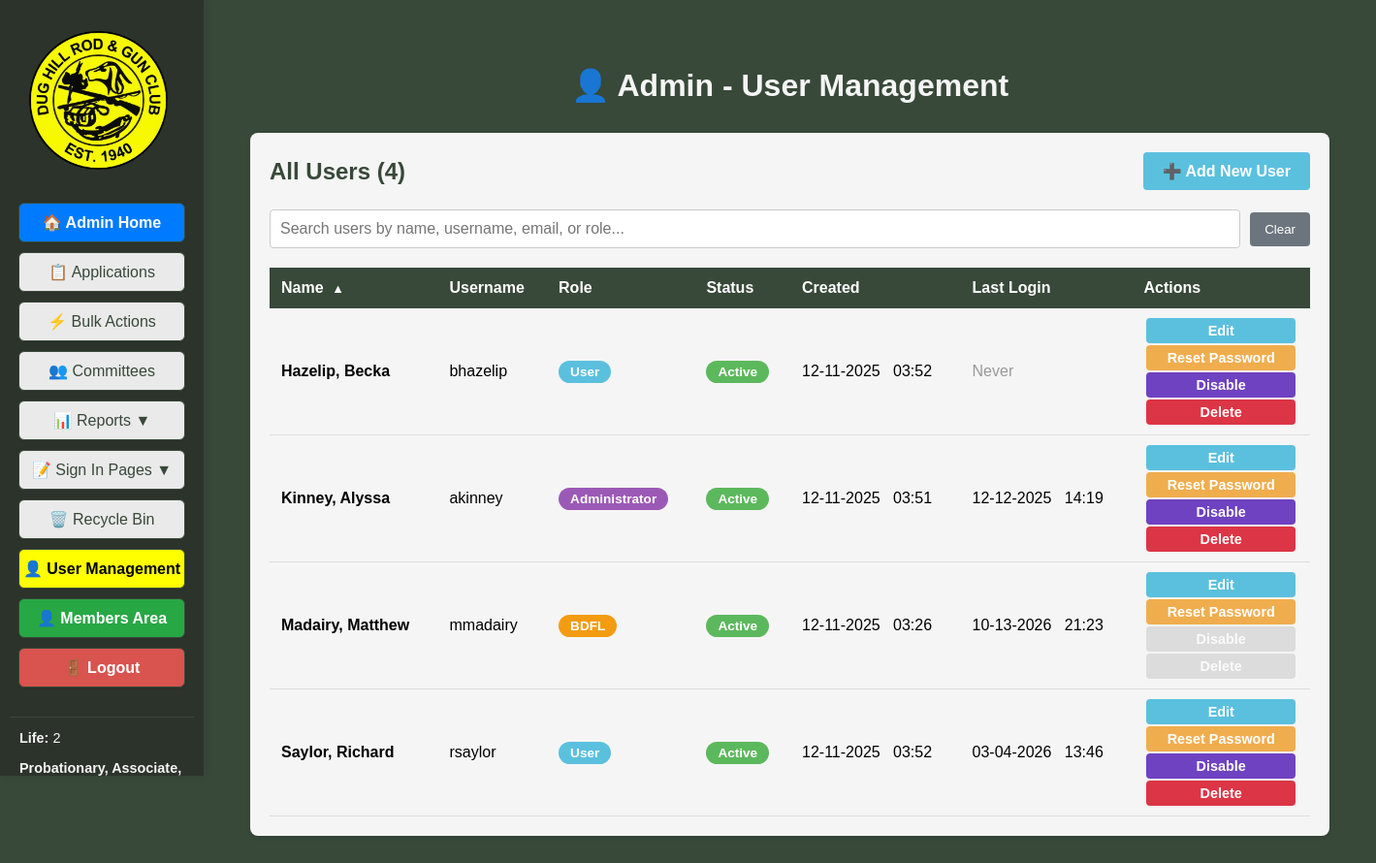
/admin/users (signed in), run on an earlier commit of the app's database.
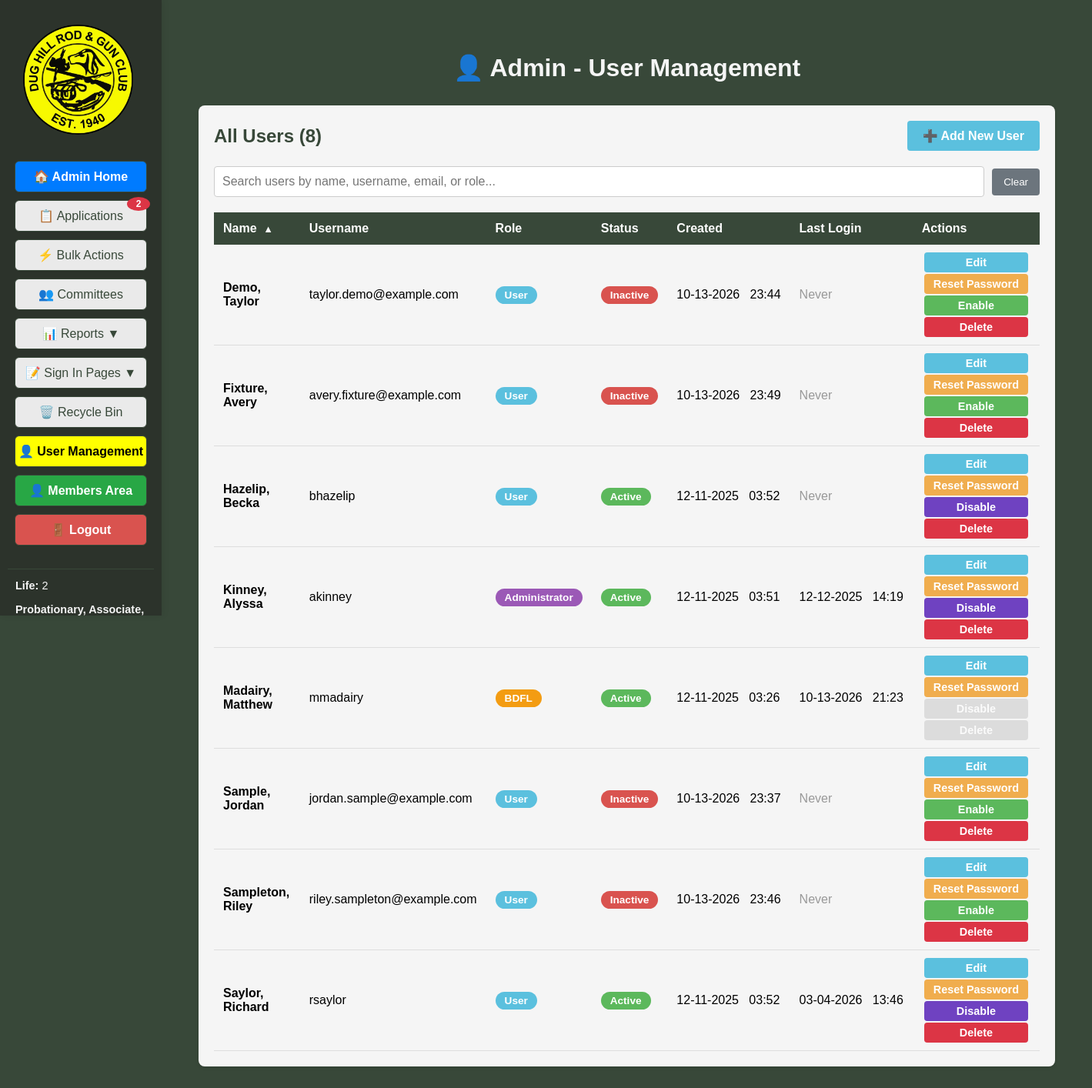
And on a later commit of the database.
### tables this page shows
CREATE TABLE users (
            id INTEGER PRIMARY KEY AUTOINCREMENT,
            username TEXT UNIQUE NOT NULL,
            name TEXT,
            password_hash TEXT NOT NULL,
            email TEXT UNIQUE NOT NULL,
            created_at TEXT NOT NULL,
            is_active INTEGER DEFAULT 1,
            role TEXT DEFAULT 'User',
            must_change_password INTEGER DEFAULT 0
        , failed_login_attempts INTEGER DEFAULT 0, locked_until TEXT, last_login TEXT, last_password_change TEXT, reset_token TEXT, reset_token_expires TEXT);

### DH_DB_Webapp/app.py (the view, shortened to what this page needs)
@app.route('/admin/users', methods=['GET', 'POST'])
@login_required
@admin_required
def admin_users():
	all_users = [dict(user) for user in database.get_all_users()]
	for user in all_users:
		member = database.get_member_by_email(user['email'])
		user['member_id'] = member['id'] if member else None
	member_stats = get_member_stats()
	pending_applications = get_pending_application_count()
	return render_template('admin_users.html', users=all_users, active_page='admin_users', member_stats=member_stats, pending_applications=pending_applications)

### DH_DB_Webapp/app.py (called while the page is built)
def register_context_processors(app):
	@app.context_processor
	def inject_applications():
		try:
			from flask_login import current_user
			import database
			if current_user.is_authenticated and current_user.is_admin_or_bdfl():
				applications = database.get_all_applications(status='pending')
			else:
				applications = []
		except Exception:
			applications = []
		return dict(applications=applications)

@app.before_request
def exempt_csrf_for_event_signin():
    if request.endpoint == 'event_signin_submit':
        g.csrf_validated = True

def format_name_last_first(value):
    if not value or value == '-':
        return value or '-'
    try:
        parts = value.strip().split()
        if len(parts) >= 2:
            last_name = parts[-1]
            first_middle = ' '.join(parts[:-1])
            return f"{last_name}, {first_middle}"
        else:
            return value
    except Exception:
        return value

def get_pending_application_count():
	try:
		applications = database.get_all_applications(status='pending')
		return len(applications)
	except:
		return 0

    @property
    def is_active(self):
        return self._is_active

### DH_DB_Webapp/templates/admin_users.html (shortened to what the changed rows need)
<!DOCTYPE html>
<html>
<head>
</head>
<body style="background-color:#384839; font-family:Arial, Helvetica, sans-serif;">
    <div style="display:flex; flex-direction:row;">
        <div style="position:fixed; top:0; left:0; height:100vh; width:210px; background-color:#2c332b; display:flex; flex-direction:column; align-items:center; padding-top:120px; padding-bottom:48px; box-sizing:border-box; z-index:100; box-shadow:2px 0 8px rgba(0,0,0,0.08); overflow-y:auto;">
            {% if current_user.is_admin_or_bdfl() %}
            <a href="{{ url_for('admin_applications') }}" class="{{ 'active-menu' if active_page == 'admin_applications' else '' }}" style="width:170px; display:inline-block; padding:10px 0; margin-bottom:10px; border-radius:6px; border:1px solid #384839; background-color:#eaeaea; color:#384839; text-decoration:none; font-weight:{{ 'bold' if active_page == 'admin_applications' else 'normal' }}; font-size:1em; font-family:Arial, Helvetica, sans-serif; box-shadow:0 1px 2px rgba(0,0,0,0.04); text-align:center; position:relative;">📋 Applications{% if pending_applications > 0 %}<span style="position:absolute; top:-5px; right:-5px; background-color:#dc3545; color:white; border-radius:50%; padding:2px 6px; font-size:0.75em; font-weight:bold; min-width:18px; text-align:center;">{{ pending_applications }}</span>{% endif %}</a>
            {% endif %}
        </div>
        <div style="flex:1; margin-left:210px; padding:40px;">
            <h1 style="color:#f5f5f5; text-align:center; margin-bottom:30px;">👤 Admin - User Management</h1>
            <div class="user-table" style="margin-top:30px; margin-bottom:30px;">
                <div style="display:flex; justify-content:space-between; align-items:center; margin-bottom:20px;">
                    <h2 style="color:#384839; margin:0;">All Users ({{ users|length }})</h2>
                    <button onclick="openAddUserModal()" style="padding:10px 20px; background-color:#5bc0de; color:white; border:none; border-radius:4px; font-size:1em; font-weight:bold; cursor:pointer;">➕ Add New User</button>
                </div>
                <table>
                    <thead>
                        <tr>
                            <th>Name</th>
                            <th>Username</th>
                            <th>Role</th>
                            <th>Status</th>
                            <th>Created</th>
                            <th>Last Login</th>
                            <th class="not-sortable">Actions</th>
                        </tr>
                    </thead>
                    <tbody>
                        {% for user in users %}
                        {% if user.member_id %}
                        <tr class="user-row" onclick="window.location.href='{{ url_for('member_details', member_id=user.member_id) }}'" style="cursor: pointer;">
                        {% else %}
                        <tr class="user-row">
                        {% endif %}
                            <td><strong>{{ user.name | format_name_last_first if user.name else '-' }}</strong></td>
                            <td>{{ user.username }}</td>
                            <td>
                                <span class="role-badge role-{{ user.role|lower }}">{{ user.role }}</span>
                            </td>
                            <td>
                                <span class="status-badge status-{{ 'active' if user.is_active else 'inactive' }}">{{ 'Active' if user.is_active else 'Inactive' }}</span>
                            </td>
                            <td>{{ user.created_at[5:7] }}-{{ user.created_at[8:10] }}-{{ user.created_at[:4] }}&nbsp;&nbsp;&nbsp;{{ user.created_at[11:16] }}</td>
                            <td>{% if user.last_login %}{{ user.last_login[5:7] }}-{{ user.last_login[8:10] }}-{{ user.last_login[:4] }}&nbsp;&nbsp;&nbsp;{{ user.last_login[11:16] }}{% else %}<span style="color:#999;">Never</span>{% endif %}</td>
                            <td onclick="event.stopPropagation()" style="white-space: nowrap;">
                                <div style="display: flex; flex-direction: column; gap: 2px;">
                                    <button onclick="editUser({{ user.id }})" class="btn-action btn-edit" {% if user.role == 'BDFL' and not current_user.is_bdfl() %}disabled{% endif %}>Edit</button>
                                    <button onclick="resetPassword({{ user.id }}, '{{ user.username }}')" class="btn-action btn-reset" {% if user.role == 'BDFL' and user.id != current_user.id %}disabled{% endif %}>Reset Password</button>
                                    {% if user.is_active %}
                                    <button onclick="toggleUserStatus({{ user.id }}, '{{ user.username }}', false)" class="btn-action btn-disable" {% if user.role == 'BDFL' %}disabled{% endif %}>Disable</button>
                                    {% else %}
                                    <button onclick="toggleUserStatus({{ user.id }}, '{{ user.username }}', true)" class="btn-action btn-enable" {% if user.role == 'BDFL' %}disabled{% endif %}>Enable</button>
                                    {% endif %}
                                    <button onclick="deleteUser({{ user.id }}, '{{ user.username }}')" class="btn-action btn-delete" {% if user.role == 'BDFL' or user.id == current_user.id %}disabled{% endif %}>Delete</button>
                                </div>
                            </td>
                        </tr>
                        {% endfor %}
                    </tbody>
                </table>
            </div>
        </div>
    </div>
</body>
</html>

What changed in the data, as far as the page shows it:
added users: name "Fixture, Avery", username "avery.fixture@example.com", role "User", is_active "Inactive", created_at "10", created_at "13", created_at "2026", created_at "23:49", shows "Never"
added users: name "Sampleton, Riley", username "riley.sampleton@example.com", role "User", is_active "Inactive", created_at "10", created_at "13", created_at "2026", created_at "23:46", shows "Never"
added users: name "Demo, Taylor", username "taylor.demo@example.com", role "User", is_active "Inactive", created_at "10", created_at "13", created_at "2026", created_at "23:44", shows "Never"
added users: name "Sample, Jordan", username "jordan.sample@example.com", role "User", is_active "Inactive", created_at "10", created_at "13", created_at "2026", created_at "23:37", shows "Never"
Also different on the page:
{{ pending_applications }}: (not shown) → "2"
{{ users|length }}: "4" → "8"
